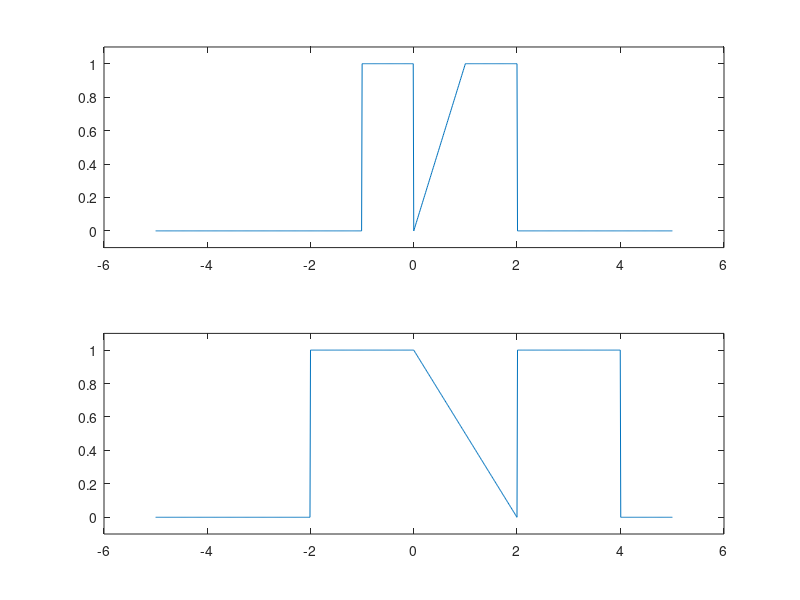

The MATLAB source for this figure:
% x(t): Signal given for Question 4

% Plot x(t)
T = -5:0.01:5.01;
x1 = zeros(length(T), 1);
x1(-1 <= T & T <= 0) = 1;
x1(0 <= T & T <= 1) = T(0 <= T & T <= 1);
x1(1 <= T & T <= 2) = 1;

% Plot x(1 - t/2)
t = 1 - T/2;
x2 = zeros(length(t), 1);
x2(-1 <= t & t <= 0) = 1;
x2(0 <= t & t <= 1) = t(0 <= t & t <= 1);
x2(1 <= t & t <= 2) = 1;

subplot(2, 1, 1);
plot(T, x1);
ylim([-0.1, 1.1]);
xlim([min(T)-1, max(T)+1]);

subplot(2, 1, 2);
plot(T, x2);
ylim([-0.1, 1.1]);
xlim([min(T)-1, max(T)+1]);